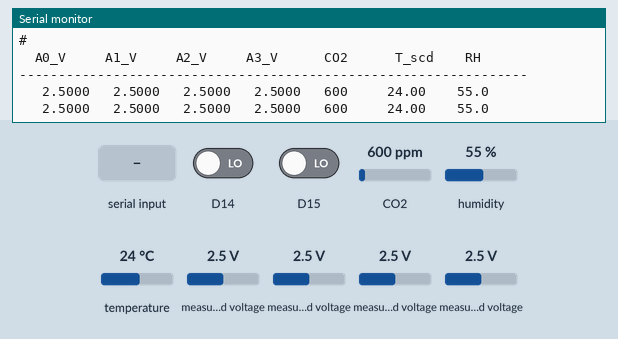
The program below on a simulated STM32 Nucleo. Shown: the last lines printed to the serial monitor. The inputs (shaded band) are chosen by the test bench; at power-on: CO2 600 ppm, measured voltage 2.5 V, D14 LOW, D15 LOW, humidity 55 %, temperature 24 °C.

Above: at 3.2 s.
3.3 s: "1\n" received over Serial
At 3.7 s:
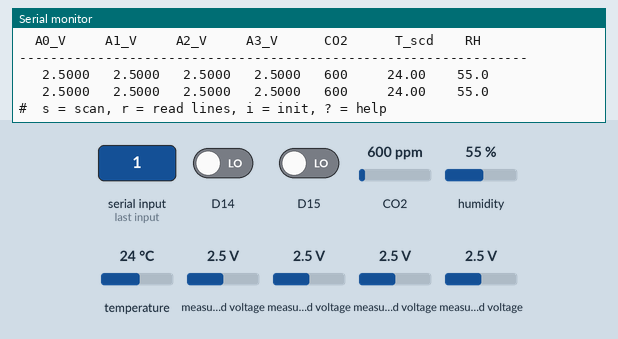
4.8 s: CO2 set to 452 ppm
At 5.8 s:
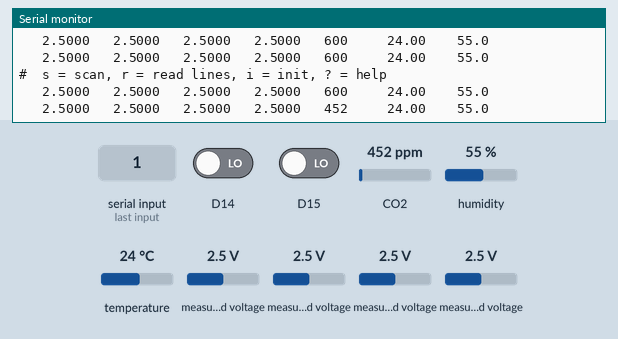
6.3 s: measured voltage (sensor 200) set to 0.1 V
At 7.6 s:
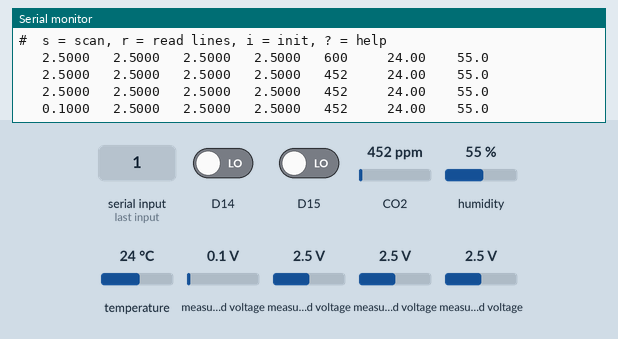
7.8 s: measured voltage (sensor 201) set to 0.1 V
At 8.9 s:
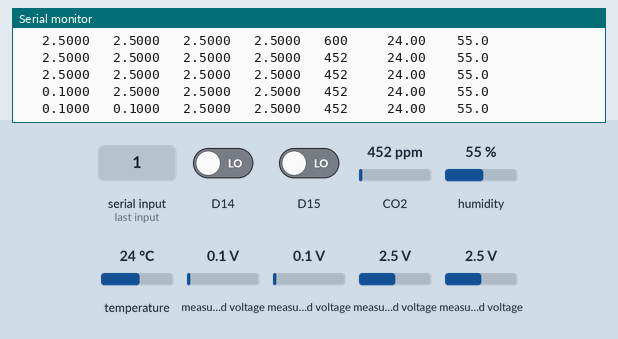
9.3 s: measured voltage (sensor 202) set to 0.1 V
At 10.6 s:
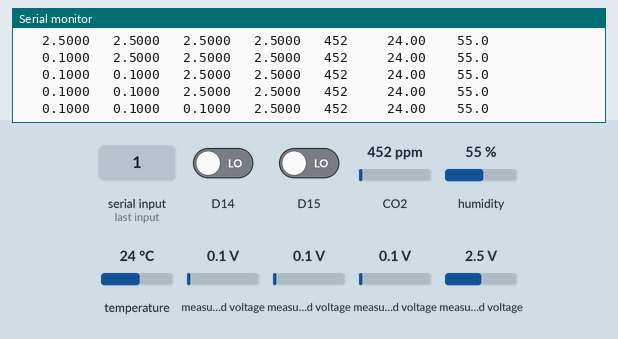
10.8 s: measured voltage (sensor 203) set to 0.1 V
At 11.6 s:
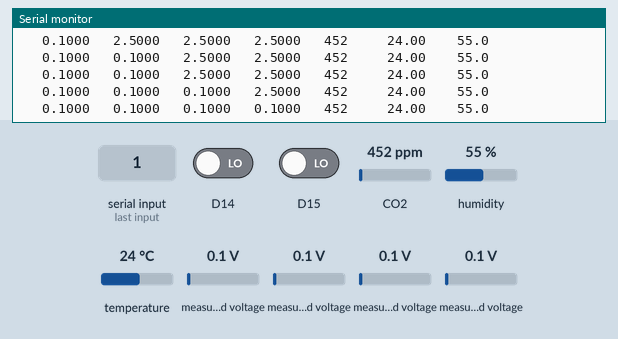

Measured:
- after the input at 3.3 s, the serial monitor: prints a new line at once (image 1)
- after the input at 4.8 s, the serial monitor: prints a new line after 0.29 s (image 2)
- after the input at 6.3 s, the serial monitor: prints a new line after 0.79 s (image 3)
- after the input at 7.8 s, the serial monitor: prints a new line after 0.29 s (image 4)
- after the input at 9.3 s, the serial monitor: prints a new line after 0.79 s (image 5)
- after the input at 10.8 s, the serial monitor: prints a new line after 0.29 s (image 6)

The program:

main.cpp
```cpp
#include <Arduino.h>
#include <Wire.h>
#include <Adafruit_ADS1X15.h>
#include "SparkFun_SCD30_Arduino_Library.h"

// =====================================================================
//  I2C BENCH TEST: ADS1115 + SCD30 on the same bus
//
//  Does three things, in this order:
//    1. Reads the idle level of SDA and SCL before touching the bus.
//       If either is low, something is holding or shorting the line and
//       nothing else will work. It tells you which one.
//    2. Scans the bus and lists every address that answers.
//       Expect 0x48 (ADS1115) and 0x61 (SCD30).
//    3. Brings both devices up and prints a reading every second.
//
//  Commands:
//    s   rescan the bus
//    r   re-read the idle pin levels (unplug things and watch it change)
//    i   re-initialise both devices
//    ?   help
// =====================================================================

Adafruit_ADS1115 ads;
SCD30 scd30;

bool adsOk = false;
bool scdOk = false;

const int SAMPLES = 8;

char cmdBuf[24];
int  cmdLen = 0;

unsigned long lastPrint = 0;

// ---------------------------------------------------------------------
//  Read SDA and SCL as plain digital inputs, before Wire takes them over.
//  Both should read HIGH if the pull-ups are working and nothing is
//  holding the bus.
// ---------------------------------------------------------------------
void checkBusIdle() {
  Wire.end();
  pinMode(PIN_WIRE_SDA, INPUT);
  pinMode(PIN_WIRE_SCL, INPUT);
  delay(5);
  int sda = digitalRead(PIN_WIRE_SDA);
  int scl = digitalRead(PIN_WIRE_SCL);

  Serial.println();
  Serial.print("#  idle bus:  SDA = ");  Serial.print(sda ? "HIGH" : "LOW");
  Serial.print("    SCL = ");            Serial.println(scl ? "HIGH" : "LOW");

  if (sda && scl) {
    Serial.println("#  both lines idle high - bus looks healthy");
  } else {
    Serial.println("#  *** a line is being held low ***");
    if (!scl) Serial.println("#    SCL low  -> a device is stuck mid clock-stretch, or SCL is shorted to GND");
    if (!sda) Serial.println("#    SDA low  -> a device is unpowered and clamping, or SDA is shorted to GND");
    Serial.println("#    Unplug one device at a time and press 'r' to see which one releases it.");
  }

  Wire.begin();
  Wire.setClock(50000);
}

// ---------------------------------------------------------------------
void scanBus() {
  Serial.println();
  Serial.println("#  scanning...");
  int found = 0;
  for (uint8_t a = 1; a < 127; a++) {
    Wire.beginTransmission(a);
    uint8_t err = Wire.endTransmission();
    if (err == 0) {
      Serial.print("#    found 0x");
      if (a < 16) Serial.print('0');
      Serial.print(a, HEX);
      if (a == 0x48) Serial.print("   <- ADS1115");
      if (a == 0x61) Serial.print("   <- SCD30");
      Serial.println();
      found++;
    }
  }
  if (found == 0) Serial.println("#    nothing answered. Check wiring, power and pull-ups.");
  Serial.print("#  devices found: "); Serial.println(found);
  Serial.println();
}

// ---------------------------------------------------------------------
void initDevices() {
  Serial.println("#  initialising...");

  adsOk = ads.begin(0x48);
  if (adsOk) {
    ads.setGain(GAIN_ONE);
    ads.setDataRate(RATE_ADS1115_128SPS);
    Serial.println("#    ADS1115 ok");
  } else {
    Serial.println("#    ADS1115 FAILED");
  }

  //  SCD30 tops out at 100 kHz and stretches the clock for up to 150 ms,
  //  so the bus stays slow. false = auto self-calibration off.
  scdOk = scd30.begin(Wire, false);
  if (scdOk) {
    scd30.setMeasurementInterval(2);
    Serial.println("#    SCD30 ok (give it a minute before the readings mean anything)");
  } else {
    Serial.println("#    SCD30 FAILED");
  }
  Serial.println();
}

// ---------------------------------------------------------------------
void printHelp() {
  Serial.println("#");
  Serial.println("#  s   rescan the bus");
  Serial.println("#  r   re-read the idle SDA/SCL levels");
  Serial.println("#  i   re-initialise both devices");
  Serial.println("#  ?   this help");
  Serial.println("#");
}

void handleCommand() {
  cmdBuf[cmdLen] = '\0';
  char c = cmdBuf[0];
  if      (c == 's') scanBus();
  else if (c == 'r') checkBusIdle();
  else if (c == 'i') initDevices();
  else if (c == '?') printHelp();
  else if (cmdLen > 0) Serial.println("#  s = scan, r = read lines, i = init, ? = help");
  cmdLen = 0;
}

void readSerial() {
  while (Serial.available()) {
    char c = Serial.read();
    if (c == '\n' || c == '\r') { if (cmdLen > 0) handleCommand(); }
    else if (cmdLen < (int)sizeof(cmdBuf) - 1) cmdBuf[cmdLen++] = c;
  }
}

// ---------------------------------------------------------------------
void setup() {
  Serial.begin(115200);
  delay(2000);

  Serial.println();
  Serial.println("# ===== I2C bench test: ADS1115 + SCD30 =====");

  checkBusIdle();
  scanBus();
  initDevices();
  printHelp();

  Serial.println("  A0_V     A1_V     A2_V     A3_V      CO2      T_scd    RH");
  Serial.println("-----------------------------------------------------------------");
}

// ---------------------------------------------------------------------
void loop() {
  readSerial();

  if (millis() - lastPrint < 1000) return;
  lastPrint = millis();

  //  ADS1115: all four channels as volts
  for (int ch = 0; ch < 4; ch++) {
    if (!adsOk) { Serial.print("     ---"); continue; }
    float sum = 0;
    for (int i = 0; i < SAMPLES; i++) sum += ads.computeVolts(ads.readADC_SingleEnded(ch));
    float v = sum / SAMPLES;
    Serial.print("  ");
    if (v >= 0 && v < 10) Serial.print(' ');
    Serial.print(v, 4);
  }

  //  SCD30
  if (!scdOk) {
    Serial.print("      ---      ---      ---");
  } else if (scd30.dataAvailable()) {
    float co2 = scd30.getCO2();
    float t   = scd30.getTemperature();
    float rh  = scd30.getHumidity();
    Serial.print("   ");  Serial.print(co2, 0);
    Serial.print("     ");  Serial.print(t, 2);
    Serial.print("    ");   Serial.print(rh, 1);
  } else {
    Serial.print("   (no new SCD30 sample)");
  }

  Serial.println();
}
```
